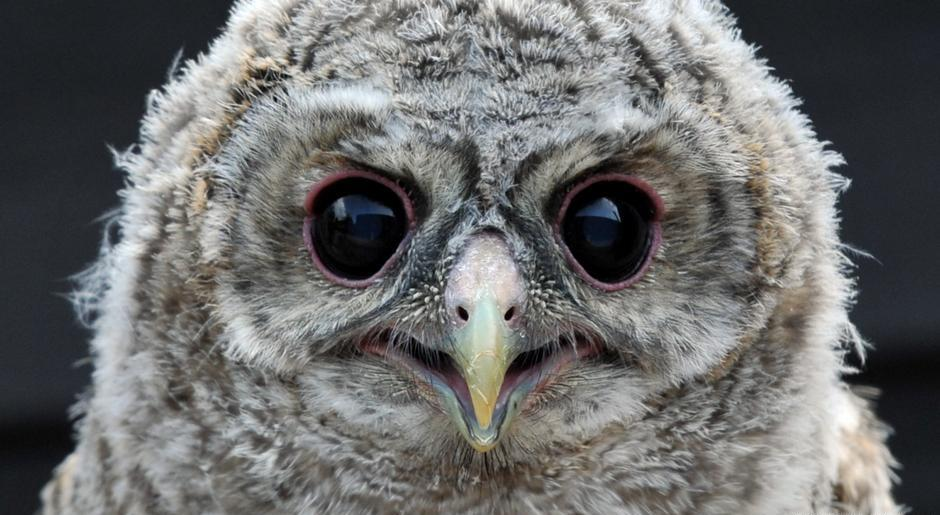
#> input picture 1.jpg, 940 x 515 px
$ python addwatermark.py   (older library calls are emulated)
#> lines starting #> are read from the running program, lines starting #| are printed output that depends on the picture
from PIL import Image, ImageDraw, ImageFont

FILE_1 = '1.jpg'
FILE_2 = '2.png'
FONT_FAMILY = 'Roboto.ttf'
COLOR = (255, 0, 0, 100)
OFFSET = 5


def add_watermark(file, text):
#> called with file = '1.jpg', text = 'My_test_watermark_1'
    image = Image.open(file)
#> image is the input picture: PIL image 940x515 RGB; mean R, G, B 108.1, 108.5, 108
    type_image = 'RGB' if image.format == 'JPEG' else 'RGBA'
#> type_image = 'RGB'
    image = image.convert('RGBA')
#> image: PIL image 940x515 RGBA
    image_watermark = Image.new('RGBA', image.size)
#> image_watermark: PIL image 940x515 RGBA; every value is 0
    draw = ImageDraw.Draw(image_watermark)
    width, height = image.size
#> width = 940; height = 515
    font = ImageFont.truetype(FONT_FAMILY, int(height / 10))

    text_width, text_height = draw.textsize(text, font)
#> text_width = 437; text_height = 60
    text_x = width - text_width - OFFSET
#> text_x = 498
    text_y = height - text_height - OFFSET
#> text_y = 450

    draw.text((text_x, text_y), text, COLOR, font)
    result = Image.alpha_composite(image, image_watermark)
    result.convert(type_image).save('watermark_' + file)
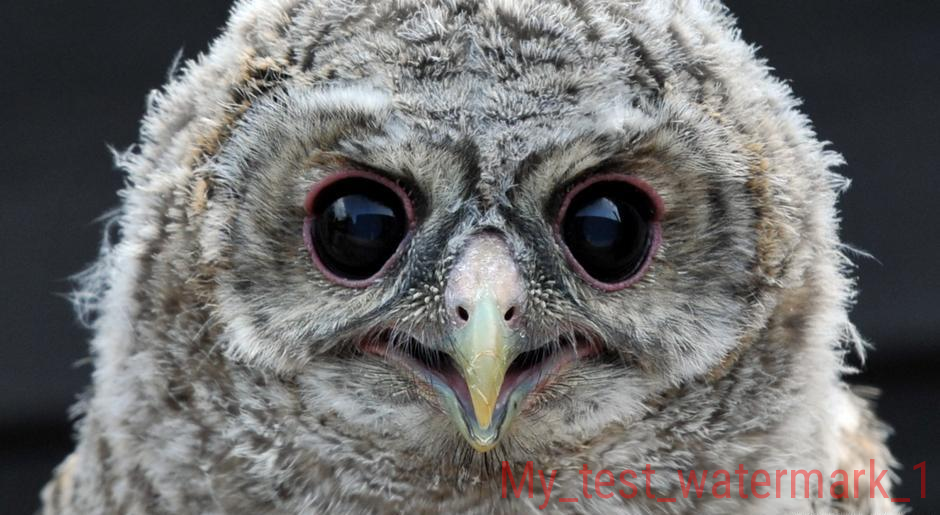
#> saved as watermark_1.jpg: PIL image 940x515 RGB; mean R, G, B 108.5, 108, 107.5


if __name__ == '__main__':
    add_watermark(FILE_1, 'My_test_watermark_1')
    add_watermark(FILE_2, 'My_test_watermark_2')
#> call 2 of add_watermark, with file = '2.png', text = 'My_test_watermark_2'
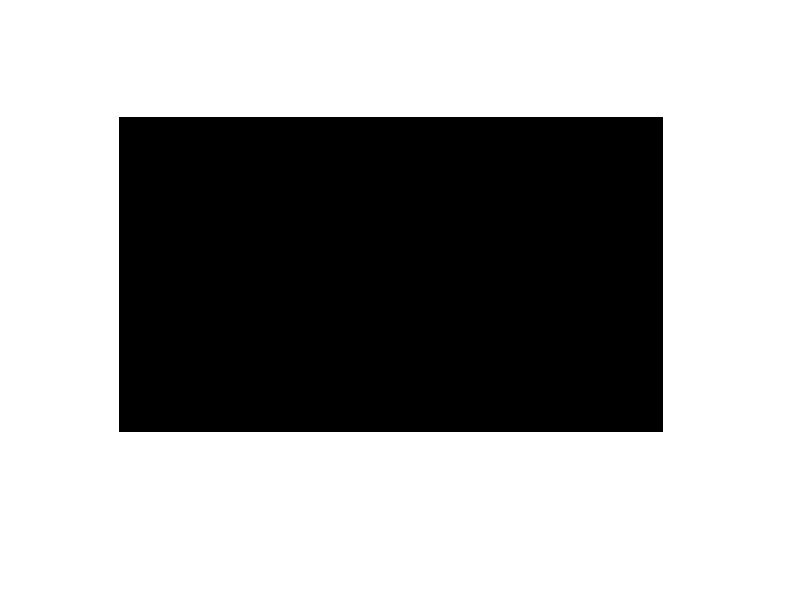
#> input picture 2.png, 800 x 600 px
#> in add_watermark, image is the input picture: PIL image 800x600 RGBA; mean R, G, B, A 0, 0, 0, 91
#> in add_watermark (call 2), `image_watermark = Image.new('RGBA', image.size)`: image_watermark: PIL image 800x600 RGBA; every value is 0
#> in add_watermark (call 2), `text_width, text_height = draw.textsize(text, font)`: text_width = 515; text_height = 69
#> in add_watermark (call 2), `text_x = width - text_width - OFFSET`: text_x = 280
#> in add_watermark (call 2), `text_y = height - text_height - OFFSET`: text_y = 526
